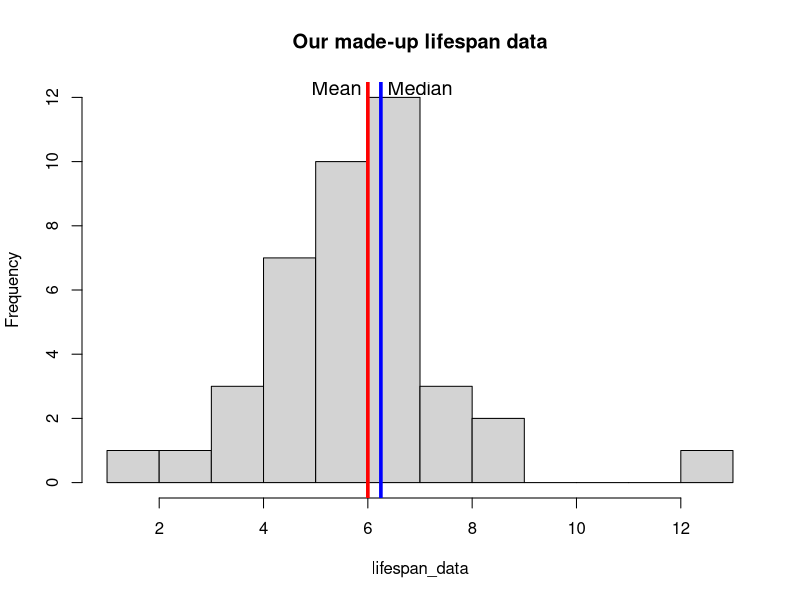

Recreate this plot in R.
###CODEBLOCK 2###

# Create lifespan data (40 values; n = 40)
lifespan_data <- c(1,3,4,4,4,5,5,5,5,5,5,5,6,6,6,6,6,6,6,6,6,6,7,7,7,7,7,7,7,7,7,7,7,7,8,8,8,9,9,13)

# How many lifespans?
length(lifespan_data)

# Calculate mean lifespan (as the arithmetic mean)
mean(lifespan_data)

# Calculate median lifespan
median(lifespan_data)

# Maximum lifespan
max(lifespan_data)

# Plot
hist(lifespan_data, breaks = 15, main = "Our made-up lifespan data")
abline(v = mean(lifespan_data), col = "blue", lwd = 3.5, )
abline(v = median(lifespan_data), col = "red", lwd = 3.5)
text(5.4, 12.3, label = 'Mean', cex = 1.2)
text(7, 12.3, label = 'Median', cex = 1.2)

